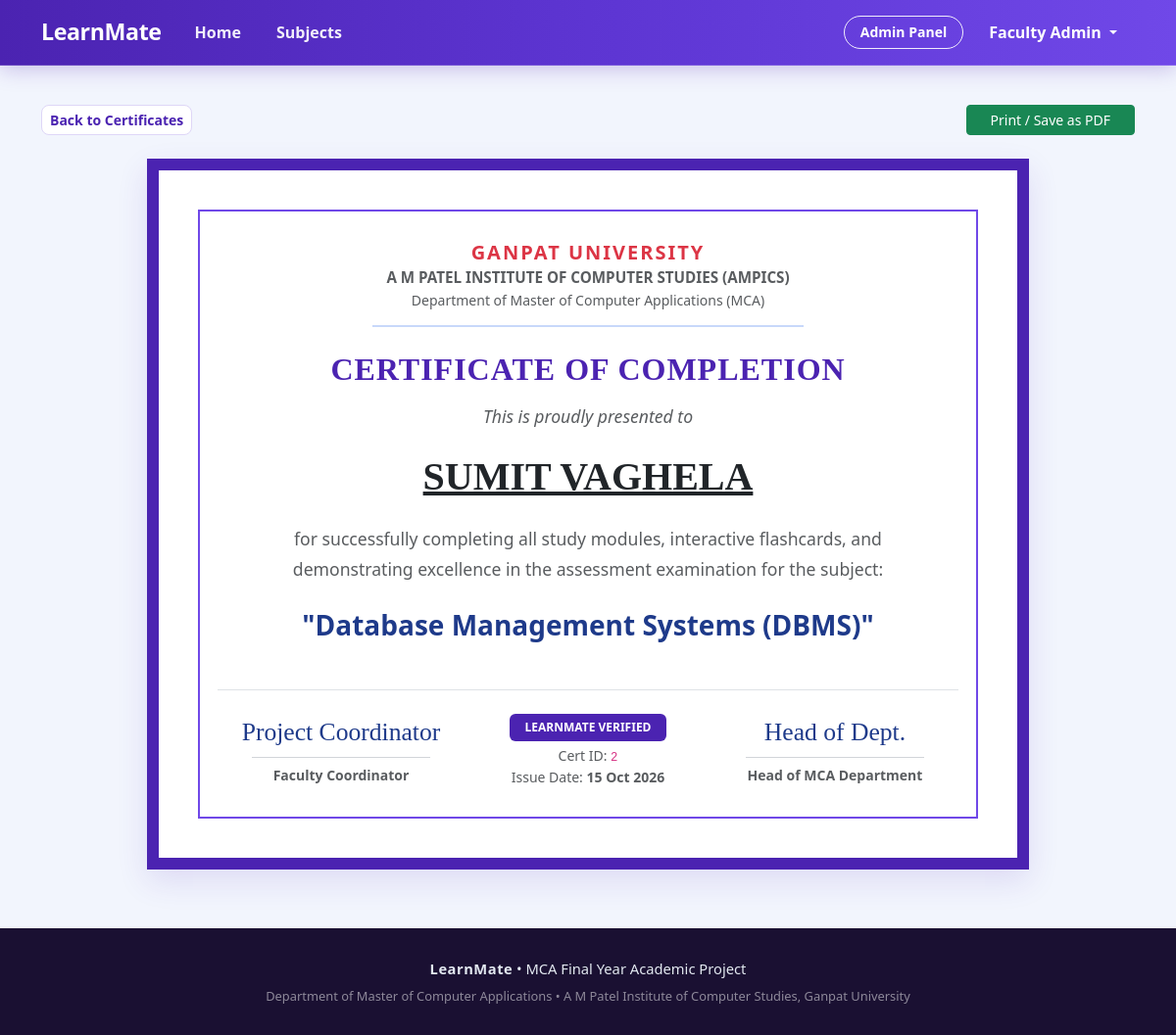
The app's page /certificate/2/ (signed in) with its own data.
### main_app/models.py (models this page shows, shortened)
class Subject(models.Model):
    subject_id = models.AutoField(primary_key=True)
    subject_name = models.CharField(max_length=100)
    description = models.TextField()
    image = models.ImageField(upload_to='subjects/', null=True, blank=True, help_text="Upload subject cover image")
    image_url = models.URLField(max_length=500, null=True, blank=True, help_text="Or paste direct web image URL")
    created_by = models.ForeignKey(User, on_delete=models.CASCADE, related_name='subjects_created')
    created_at = models.DateTimeField(auto_now_add=True)
    class Meta:
        db_table = 'subject'
        verbose_name = 'Subject'
        verbose_name_plural = 'Subjects'

class Certificate(models.Model):
    certificate_id = models.AutoField(primary_key=True)
    student = models.ForeignKey(User, on_delete=models.CASCADE, related_name='certificates')
    subject = models.ForeignKey(Subject, on_delete=models.CASCADE, related_name='issued_certificates')
    result = models.ForeignKey(QuizResult, on_delete=models.CASCADE, null=True, blank=True)
    certificate_no = models.CharField(max_length=50, unique=True)
    issue_date = models.DateField(auto_now_add=True)
    certificate_path = models.CharField(max_length=255, blank=True, null=True)
    class Meta:
        db_table = 'certificate'
        verbose_name = 'Certificate'
        verbose_name_plural = 'Certificates'

### main_app/views.py (the view)
# urls.py: path('certificate/<str:cert_no>/', views.view_certificate, name='view_certificate'),
@login_required
def view_certificate(request, cert_no):
    certificate = get_object_or_404(Certificate, certificate_no=cert_no)
    if not is_admin(request.user) and certificate.student != request.user:
        messages.error(request, "You do not have permission to view this certificate.")
        return redirect('dashboard')
    context = {
        'certificate': certificate,
        'student': certificate.student,
        'subject': certificate.subject,
        'result': certificate.result,
        'issue_date': certificate.issue_date,
    }
    return render(request, 'student/certificate_view.html', context)

### main_app/views.py (called while the page is built)
def is_admin(user):
    if not user.is_authenticated:
        return False
    if user.is_superuser or user.is_staff:
        return True
    try:
        return user.profile.role == 'admin'
    except Exception:
        return False

### templates/student/certificate_view.html (shortened to what this page needs)
{% extends 'base.html' %}
{% block content %}
<div class="container py-3">
    <div class="d-flex justify-content-between align-items-center mb-4 no-print">
        <a href="{% url 'certificates_list' %}" class="btn btn-outline-secondary btn-sm">
            Back to Certificates
        </a>
        <button onclick="window.print()" class="btn btn-success btn-sm px-4">
            Print / Save as PDF
        </button>
    </div>
    <div class="certificate-frame">
        <div class="certificate-inner-border">
            <div class="mb-4">
                <h5 class="text-danger fw-bold text-uppercase mb-1" style="letter-spacing: 2px;">Ganpat University</h5>
                <h6 class="text-muted mb-1" style="font-size: 0.95rem;">A M PATEL INSTITUTE OF COMPUTER STUDIES (AMPICS)
                </h6>
                <div class="text-muted small">Department of Master of Computer Applications (MCA)</div>
                <hr style="width: 60%; margin: 15px auto; border-top: 2px solid #2563eb;">
            </div>
            <h2 class="fw-bold text-primary mb-3" style="font-family: Georgia, serif; letter-spacing: 1px;">
                CERTIFICATE OF COMPLETION
            </h2>
            <p class="text-muted mb-4" style="font-size: 1.1rem; font-style: italic;">
                This is proudly presented to
            </p>
            <h1 class="fw-bold text-dark mb-4 text-decoration-underline"
                style="font-family: 'Times New Roman', serif; font-size: 2.5rem;">
                {{ student.first_name|default:student.username|upper }}
            </h1>
            <p class="text-muted mx-auto col-md-10 mb-4" style="font-size: 1.1rem; line-height: 1.8;">
                for successfully completing all study modules, interactive flashcards, and demonstrating excellence in
                the assessment examination for the subject:
            </p>
            <h3 class="fw-bold text-dark mb-4" style="color: #1e3a8a !important;">
                "{{ subject.subject_name }}"
            </h3>
            <div class="row align-items-center mt-5 pt-4 border-top">
                <div class="col-4 text-center">
                    <div style="font-family: 'Brush Script MT', cursive; font-size: 1.6rem; color: #1e3a8a;">Project
                        Coordinator</div>
                    <hr style="width: 80%; margin: 5px auto;">
                    <span class="small text-muted fw-bold">Faculty Coordinator</span>
                </div>
                <div class="col-4 text-center">
                    <div class="badge bg-primary px-3 py-2 text-uppercase mb-1">LearnMate Verified</div>
                    <div class="small text-muted">Cert ID: <code>{{ certificate.certificate_no }}</code></div>
                    <div class="small text-muted">Issue Date: <strong>{{ certificate.issue_date|date:"d M Y" }}</strong>
                    </div>
                </div>
                <div class="col-4 text-center">
                    <div style="font-family: 'Brush Script MT', cursive; font-size: 1.6rem; color: #1e3a8a;">Head of
                        Dept.</div>
                    <hr style="width: 80%; margin: 5px auto;">
                    <span class="small text-muted fw-bold">Head of MCA Department</span>
                </div>
            </div>
        </div>
    </div>
</div>
{% endblock %}

### templates/base.html (shortened to what this page needs)
{% load static %}
<!DOCTYPE html>
<html lang="en">
<head>
    <link href="https://cdn.jsdelivr.net/npm/bootstrap@5.3.0/dist/css/bootstrap.min.css" rel="stylesheet">
    <link rel="stylesheet" href="https://cdn.jsdelivr.net/npm/bootstrap-icons@1.11.3/font/bootstrap-icons.min.css">
    <link rel="stylesheet" href="{% static 'css/style.css' %}?v=8.0">
</head>
<body>
    <nav class="navbar navbar-expand-lg navbar-custom sticky-top">
        <div class="container">
            <a class="navbar-brand" href="{% url 'home' %}">
                LearnMate
            </a>
            <div class="collapse navbar-collapse" id="navbarMain">
                <ul class="navbar-nav me-auto mb-2 mb-lg-0">
                    <li class="nav-item">
                        <a class="nav-link {% if request.resolver_match.url_name == 'home' %}active{% endif %}"
                            href="{% url 'home' %}">Home</a>
                    </li>
                    <li class="nav-item">
                        <a class="nav-link {% if request.resolver_match.url_name == 'courses' or request.resolver_match.url_name == 'course_detail' %}active{% endif %}"
                            href="{% url 'courses' %}">Subjects</a>
                    </li>
                </ul>
                <ul class="navbar-nav ms-auto align-items-center">
                    {% if user.is_authenticated %}
                    {% if user.profile.role == 'admin' or user.is_superuser %}
                    <li class="nav-item me-2">
                        <a class="btn btn-sm btn-outline-primary" href="{% url 'admin_dashboard' %}">
                            Admin Panel
                        </a>
                    </li>
                    {% else %}
                    <li class="nav-item me-2">
                        <a class="btn btn-sm btn-outline-primary" href="{% url 'dashboard' %}">
                            Dashboard
                        </a>
                    </li>
                    {% endif %}
                    <li class="nav-item dropdown">
                        <a class="nav-link dropdown-toggle font-weight-bold" href="#" id="userMenu" role="button"
                            data-bs-toggle="dropdown">
                            {{ user.first_name|default:user.username }}
                        </a>
                    </li>
                    {% endif %}
                </ul>
            </div>
        </div>
    </nav>
    <main class="py-4">
        {% block content %}{% endblock %}
    </main>
    <footer>
        <div class="container text-center">
            <div class="mb-2">
                <span class="fw-bold" style="letter-spacing: 0.5px;">LearnMate</span> • MCA Final Year Academic Project
            </div>
            <div class="small text-white-50">
                Department of Master of Computer Applications • A M Patel Institute of Computer Studies, Ganpat
                University
            </div>
        </div>
    </footer>
</body>
</html>

### static/css/style.css (style rules this page uses)
:root { --color-primary: #4b23b1; --color-primary-dark: #38178a; --color-primary-light: #ede8fc; --color-accent-periwinkle: #6e44e6; --color-dark-heading: #1a1032; --color-body-text: #475569; --color-muted-text: #6b7280; --color-bg-canvas: #f2f5fd; --color-card-surface: #ffffff; --color-border: #ded6f7; --primary-color: #4b23b1; --primary-dark: #38178a; --primary-light: #ede8fc; --secondary-color: #64748b; --accent-color: #6e44e6; --success-color: #10b981; --danger-color: #ef4444; --warning-color: #f59e0b; --background: #f2f5fd; --card-bg: #ffffff; --text-main: #1a1032; --text-body: #475569; --text-muted: #6b7280; --border-color: #ded6f7; }
body { font-family: 'Segoe UI', -apple-system, BlinkMacSystemFont, Roboto, Helvetica, Arial, sans-serif; background-color: var(--background); color: var(--text-body); min-height: 100vh; display: flex; flex-direction: column; }
h1, h2, h3, h4, h5, h6 { color: var(--color-dark-heading); font-weight: 700; }
a { color: var(--color-primary); text-decoration: none; transition: color 0.2s ease; }
main { flex: 1 0 auto; }
.navbar-custom { background: linear-gradient(90deg, #4b23b1 0%, #5d35d2 50%, #7048e8 100%) !important; border-bottom: 1px solid rgba(255, 255, 255, 0.15); box-shadow: 0 4px 20px rgba(75, 35, 177, 0.25); padding-top: 0.65rem; padding-bottom: 0.65rem; }
.navbar-custom .navbar-brand { font-weight: 800; color: #ffffff !important; font-size: 1.45rem; letter-spacing: -0.4px; display: inline-flex; align-items: center; }
.navbar-custom .nav-link { font-weight: 600; color: rgba(255, 255, 255, 0.92) !important; padding: 0.45rem 1rem !important; position: relative; border-radius: 20px; transition: all 0.2s ease; margin: 0 2px; }
.navbar-custom .btn-outline-primary, .navbar-custom .btn-outline-light { color: #ffffff !important; border: 1.5px solid rgba(255, 255, 255, 0.9) !important; background-color: transparent !important; border-radius: 20px !important; font-weight: 600; padding: 0.35rem 1rem !important; transition: all 0.2s ease; }
.navbar-custom .dropdown-toggle { color: #ffffff !important; font-weight: 600; }
.btn-outline-primary { color: var(--color-primary) !important; border-color: var(--color-primary) !important; background-color: transparent !important; font-weight: 600; border-radius: 8px; transition: all 0.2s ease; }
.btn-secondary, .btn-outline-secondary { color: var(--color-primary) !important; border-color: var(--color-border) !important; background-color: #ffffff !important; font-weight: 600; border-radius: 8px; transition: all 0.2s ease; }
.badge.bg-primary { background-color: var(--color-primary) !important; color: #ffffff !important; }
.text-primary { color: var(--color-primary) !important; }
.bg-primary { background-color: var(--color-primary) !important; }
.certificate-frame { border: 12px solid var(--color-primary); padding: 40px; background-color: #ffffff !important; background-image: none !important; position: relative; max-width: 900px; margin: 20px auto; box-shadow: 0 12px 30px rgba(75, 35, 177, 0.12); }
.certificate-inner-border { border: 2px solid #7048e8; background-color: #ffffff !important; background-image: none !important; padding: 30px; text-align: center; }
footer { background-color: var(--color-dark-heading); color: #e2e8f0; padding: 30px 0; font-size: 0.92rem; margin-top: auto; }

### records on screen
Subject: subject_name "Database Management Systems (DBMS)"
Certificate: certificate_no "2", issue_date "15 Oct 2026"

### other values on screen
{{ user.first_name|default:user.username }} "Faculty Admin"
{{ student.first_name|default:student.username|upper }} "SUMIT VAGHELA"
